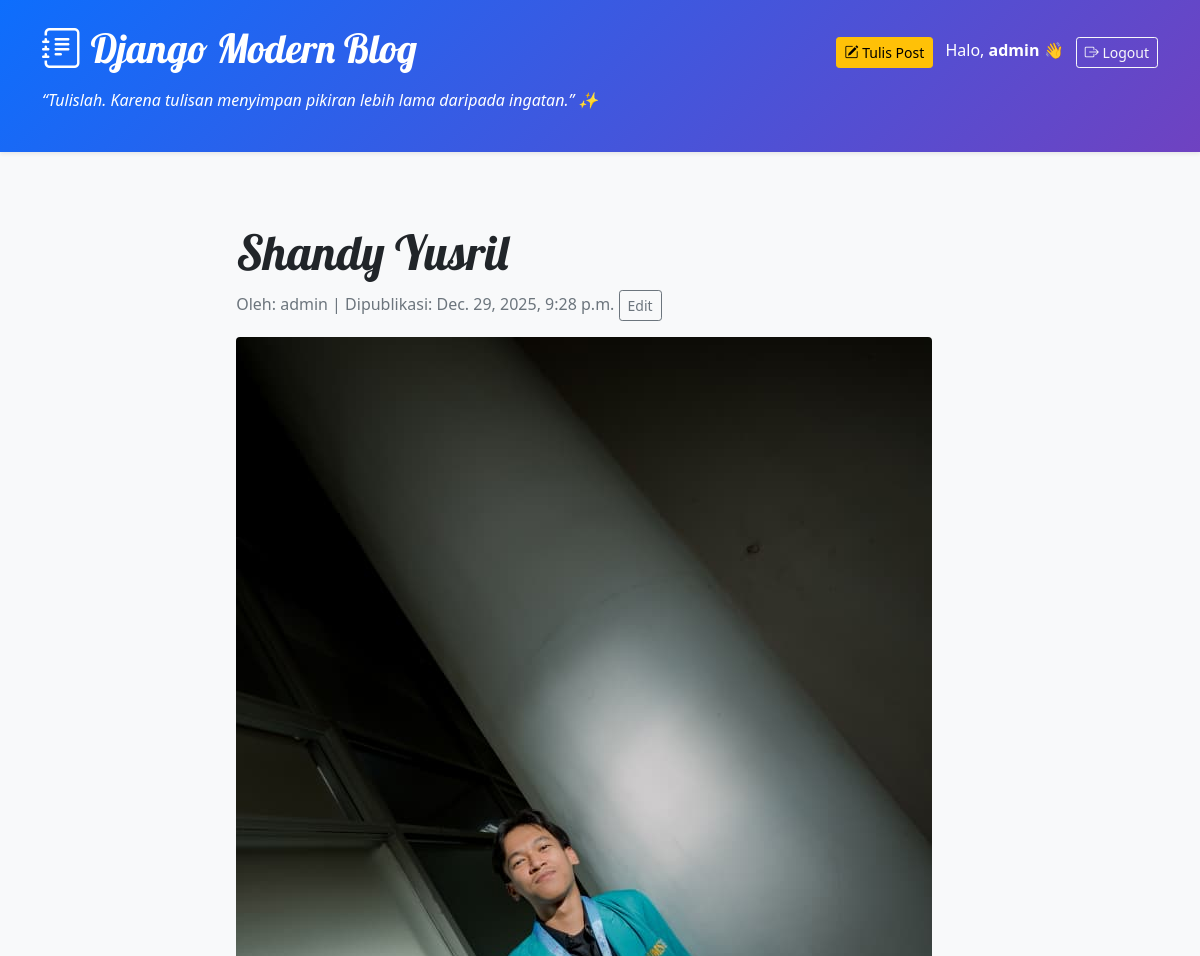
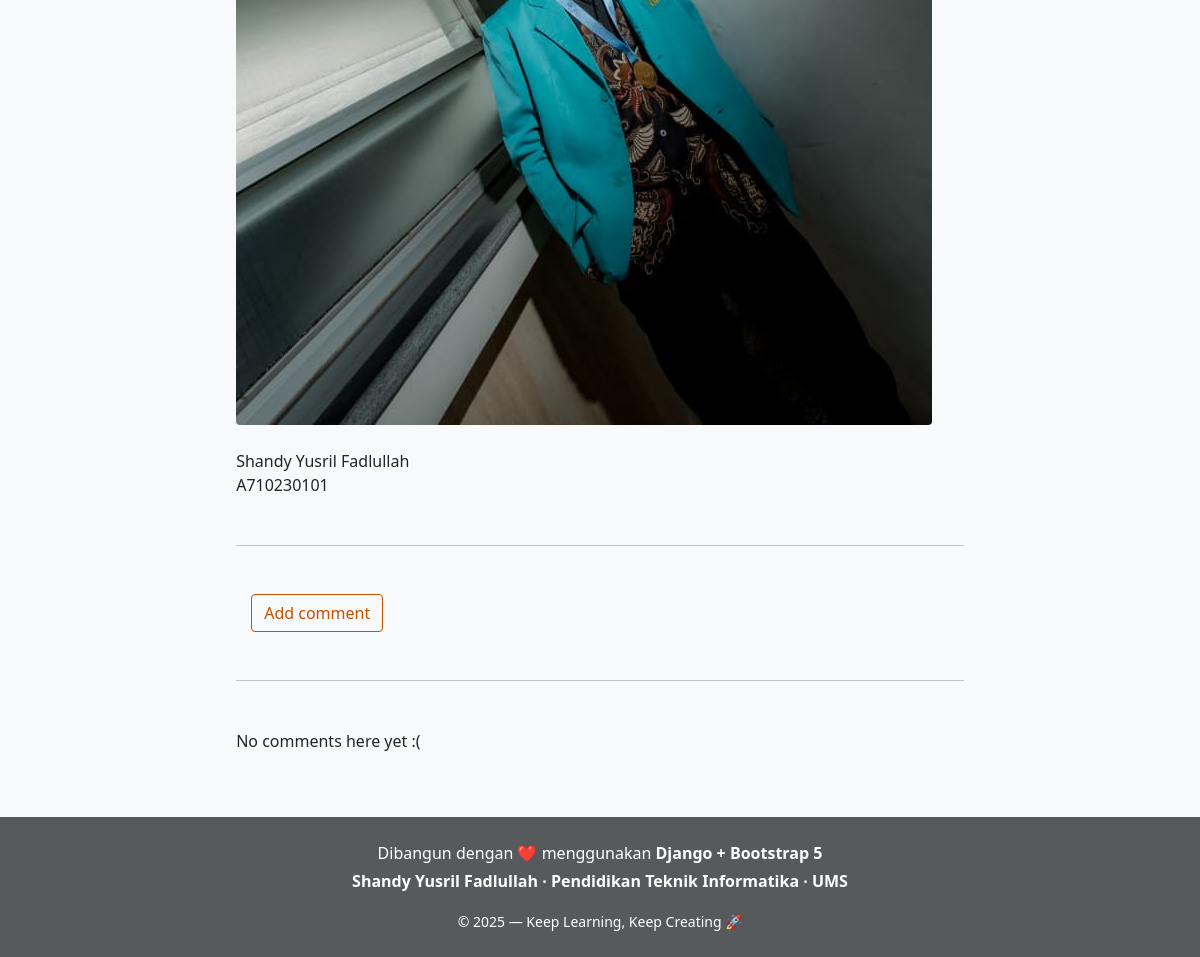
The app's page /post/4/ (signed in) with its own data (2 pictures, top to bottom).
### blog/models.py (models this page shows, shortened)
class Post(models.Model):
    author = models.ForeignKey(settings.AUTH_USER_MODEL, on_delete=models.CASCADE)
    title = models.CharField(max_length=200)
    text = HTMLField()
    created_date = models.DateTimeField(default=timezone.now)
    published_date = models.DateTimeField(blank=True, null=True)
    header_image = models.ImageField(upload_to='post_images/', blank=True, null=True)

### blog/views.py (the view)
# urls.py: path('post/<int:pk>/', views.post_detail, name='post_detail'),
def post_detail(request, pk):
    post = get_object_or_404(Post, pk=pk)
    return render(request, 'blog/post_detail.html', {'post': post})

### blog/templates/blog/post_detail.html
{% extends 'blog/base.html' %}
{% block content %}
<div class="container mt-5">
  <div class="row">
    <div class="col-lg-10 mx-auto">
      <h1 class="display-5">{{ post.title }}</h1>
      <p class="text-muted">
        Oleh: {{ post.author }} | Dipublikasi: {{ post.published_date }}
        {% if user.is_authenticated %}
        <a class="btn btn-outline-secondary btn-sm"
           href="{% url 'post_edit' pk=post.pk %}">Edit</a>
        {% endif %}
      </p>
      {% if post.header_image %}
      <img src="{{ post.header_image.url }}"
           class="img-fluid rounded mb-4"
           alt="{{ post.title }}" />
      {% endif %}
      <div class="post-content">{{ post.text|safe }}</div>
      <hr class="my-5" />
      <a class="btn btn-secondary"
         role="button"
         href="{% url 'add_comment_to_post' pk=post.pk %}">
         Add comment
      </a>
      <hr class="my-5" />
      {% for comment in post.comments.all %}
      <div class="card bg-light mb-3">
        <div class="card-body">
          {{ comment.created_date }}
          <strong>{{ comment.author }}</strong>
          <p>{{ comment.text|linebreaks }}</p>
        </div>
      </div>
      {% empty %}
      <p>No comments here yet :(</p>
      {% endfor %}
    </div>
  </div>
</div>
{% endblock %}

### blog/templates/blog/base.html (shortened to what this page needs)
{% load static %}
<!DOCTYPE html>
<html>
<head>
    <link rel="stylesheet" href="https://cdn.jsdelivr.net/npm/bootstrap@5.1.3/dist/css/bootstrap.min.css">
    <link rel="stylesheet" href="https://cdn.jsdelivr.net/npm/bootstrap-icons@1.11.1/font/bootstrap-icons.css">
    <link rel="stylesheet" href="{% static 'css/blog.css' %}">
</head>
<body class="bg-light">
    <header class="py-4 mb-4 shadow-sm fade-in" style="background: linear-gradient(135deg,#0d6efd,#6f42c1);">
        <div class="container text-white">
            <div class="d-flex justify-content-between align-items-center">
                <h1 class="title-anim" style="font-family:Lobster;">
                    <a href="/" class="text-white text-decoration-none">
                        <i class="bi bi-journal-text"></i> Django Modern Blog
                    </a>
                </h1>
                <div>
                    {% if user.is_authenticated %}
                        <a href="{% url 'post_new' %}" class="btn btn-warning btn-sm me-2">
                            <i class="bi bi-pencil-square"></i> Tulis Post
                        </a>
                        <span class="me-2">Halo, <b>{{ user.username }}</b> 👋</span>
                        <a href="{% url 'logout' %}" class="btn btn-outline-light btn-sm">
                            <i class="bi bi-box-arrow-right"></i> Logout
                        </a>
                    {% else %}
                        <a href="{% url 'login' %}" class="btn btn-light btn-sm">
                            <i class="bi bi-box-arrow-in-right"></i> Login
                        </a>
                    {% endif %}
                </div>
            </div>
            <p class="mt-2 fst-italic">
                “Tulislah. Karena tulisan menyimpan pikiran lebih lama daripada ingatan.” ✨
            </p>
        </div>
    </header>
    <main class="container fade-in">
        <div class="row">
            <div class="col-md-10 mx-auto">
                {% block content %}
                {% endblock %}
            </div>
        </div>
    </main>
    <footer class="text-center text-white mt-5 glass-footer">
        <div class="container p-4">
            <p class="mb-1">
                Dibangun dengan ❤️ menggunakan <b>Django + Bootstrap 5</b>
            </p>
            <p class="fw-bold">
                Shandy Yusril Fadlullah · Pendidikan Teknik Informatika · UMS
            </p>
            <small>&copy; 2025 — Keep Learning, Keep Creating 🚀</small>
        </div>
    </footer>
</body>
</html>

### blog/static/css/blog.css (style rules this page uses)
h1, h2, h3, h4 { font-family: 'Lobster', cursive; }
.btn-secondary, .btn-secondary:visited { color: #C25100; background: none; border-color: #C25100; margin-left: 15px; }

### blog/templates/blog/base.html (style rules this page uses)
.glass-footer { background: rgba(33, 37, 41, 0.75); backdrop-filter: blur(7px); }
.fade-in { animation: fade .8s ease-in-out; }

### records on screen
Post: title "Shandy Yusril", author "admin", published_date "Dec. 29, 2025, 9:28 p.m.", header_image (picture), text "Shandy Yusril Fadlullah A710230101"

### other values on screen
{{ user.username }} "admin"
